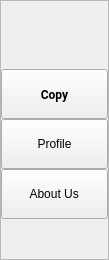
        <widget class="QFrame" name="leftSideFrame">
         <property name="sizePolicy">
          <sizepolicy hsizetype="Preferred" vsizetype="Preferred">
           <horstretch>0</horstretch>
           <verstretch>0</verstretch>
          </sizepolicy>
         </property>
         <property name="minimumSize">
          <size>
           <width>0</width>
           <height>0</height>
          </size>
         </property>
         <property name="maximumSize">
          <size>
           <width>109</width>
           <height>16777211</height>
          </size>
         </property>
         <property name="styleSheet">
          <string notr="true">LsideFrameStyle</string>
         </property>
         <property name="frameShape">
          <enum>QFrame::StyledPanel</enum>
         </property>
         <property name="frameShadow">
          <enum>QFrame::Raised</enum>
         </property>
         <layout class="QVBoxLayout" name="verticalLayout_67" stretch="0,0,0,10,10,28">
          <property name="spacing">
           <number>0</number>
          </property>
          <property name="leftMargin">
           <number>0</number>
          </property>
          <property name="topMargin">
           <number>0</number>
          </property>
          <property name="rightMargin">
           <number>0</number>
          </property>
          <property name="bottomMargin">
           <number>0</number>
          </property>
          <item>
           <widget class="QLabel" name="dorsa_lbl">
            <property name="sizePolicy">
             <sizepolicy hsizetype="Fixed" vsizetype="Fixed">
              <horstretch>0</horstretch>
              <verstretch>0</verstretch>
             </sizepolicy>
            </property>
            <property name="minimumSize">
             <size>
              <width>96</width>
              <height>45</height>
             </size>
            </property>
            <property name="maximumSize">
             <size>
              <width>50</width>
              <height>65</height>
             </size>
            </property>
            <property name="text">
             <string/>
            </property>
            <property name="pixmap">
             <pixmap>assets/icons/2.png</pixmap>
            </property>
            <property name="scaledContents">
             <bool>true</bool>
            </property>
            <property name="alignment">
             <set>Qt::AlignCenter</set>
            </property>
           </widget>
          </item>
          <item>
           <spacer name="verticalSpacer">
            <property name="orientation">
             <enum>Qt::Vertical</enum>
            </property>
            <property name="sizeType">
             <enum>QSizePolicy::Fixed</enum>
            </property>
            <property name="sizeHint" stdset="0">
             <size>
              <width>20</width>
              <height>23</height>
             </size>
            </property>
           </spacer>
          </item>
          <item>
           <widget class="QPushButton" name="side_copy_btn">
            <property name="sizePolicy">
             <sizepolicy hsizetype="Minimum" vsizetype="Minimum">
              <horstretch>0</horstretch>
              <verstretch>0</verstretch>
             </sizepolicy>
            </property>
            <property name="minimumSize">
             <size>
              <width>0</width>
              <height>50</height>
             </size>
            </property>
            <property name="maximumSize">
             <size>
              <width>16777215</width>
              <height>50</height>
             </size>
            </property>
            <property name="font">
             <font>
              <family>Roboto</family>
              <weight>75</weight>
              <italic>false</italic>
              <bold>true</bold>
             </font>
            </property>
            <property name="cursor">
             <cursorShape>PointingHandCursor</cursorShape>
            </property>
            <property name="styleSheet">
             <string notr="true"/>
            </property>
            <property name="text">
             <string>Copy</string>
            </property>
            <property name="icon">
             <iconset>
              <normaloff>:/icons/icons/live_icon.png</normaloff>:/icons/icons/live_icon.png</iconset>
            </property>
            <property name="iconSize">
             <size>
              <width>35</width>
              <height>35</height>
             </size>
            </property>
           </widget>
          </item>
          <item>
           <widget class="QPushButton" name="side_profile_btn">
            <property name="sizePolicy">
             <sizepolicy hsizetype="Minimum" vsizetype="Minimum">
              <horstretch>0</horstretch>
              <verstretch>0</verstretch>
             </sizepolicy>
            </property>
            <property name="minimumSize">
             <size>
              <width>0</width>
              <height>50</height>
             </size>
            </property>
            <property name="maximumSize">
             <size>
              <width>16777215</width>
              <height>50</height>
             </size>
            </property>
            <property name="cursor">
             <cursorShape>PointingHandCursor</cursorShape>
            </property>
            <property name="text">
             <string>Profile</string>
            </property>
            <property name="icon">
             <iconset>
              <normaloff>:/icons/icons/settings_icon.png</normaloff>:/icons/icons/settings_icon.png</iconset>
            </property>
            <property name="iconSize">
             <size>
              <width>30</width>
              <height>30</height>
             </size>
            </property>
           </widget>
          </item>
          <item>
           <widget class="QPushButton" name="side_about_btn">
            <property name="sizePolicy">
             <sizepolicy hsizetype="Minimum" vsizetype="Minimum">
              <horstretch>0</horstretch>
              <verstretch>0</verstretch>
             </sizepolicy>
            </property>
            <property name="minimumSize">
             <size>
              <width>0</width>
              <height>50</height>
             </size>
            </property>
            <property name="maximumSize">
             <size>
              <width>16777215</width>
              <height>50</height>
             </size>
            </property>
            <property name="cursor">
             <cursorShape>PointingHandCursor</cursorShape>
            </property>
            <property name="text">
             <string> About Us </string>
            </property>
            <property name="icon">
             <iconset>
              <normaloff>:/icons/icons/about_icon.png</normaloff>:/icons/icons/about_icon.png</iconset>
            </property>
            <property name="iconSize">
             <size>
              <width>35</width>
              <height>35</height>
             </size>
            </property>
           </widget>
          </item>
          <item>
           <spacer name="verticalSpacer_2">
            <property name="orientation">
             <enum>Qt::Vertical</enum>
            </property>
            <property name="sizeHint" stdset="0">
             <size>
              <width>20</width>
              <height>40</height>
             </size>
            </property>
           </spacer>
          </item>
         </layout>
        </widget>
